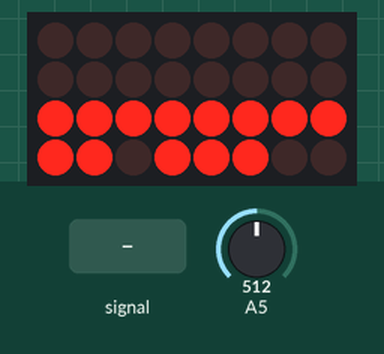
Simulated run of this sketch. Board: Arduino Uno, built with avr-gcc and run on an emulated ATmega328P. Parts: 8×4 LED matrix. Wiring (inferred from the names in the program): LED matrix (orientation assumed): rows A3, A2, A1, A0; columns pin 2, pin 3, pin 4, pin 5, pin 6, pin 7, pin 8, pin 9. The inputs (shaded band) are chosen by the test bench; at power-on: A5 = 512.

Above: at 1.2 s.
1.3 s: A5 fed a 200 Hz sine of ±81 counts around its level
At 2.5 s:
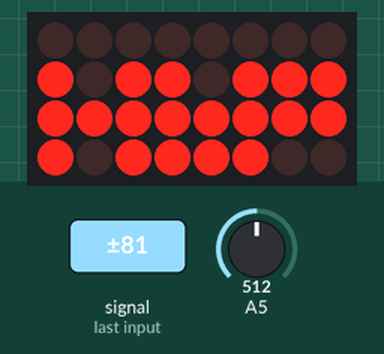
3.2 s: A5 set to 900
At 4.06 s:
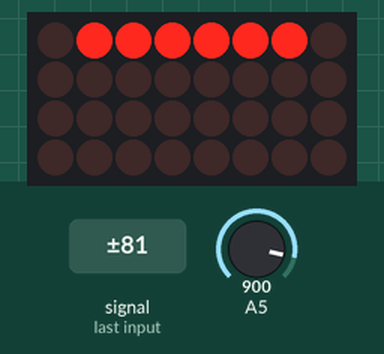
5.3 s: A5 set to 306
At 5.54 s:
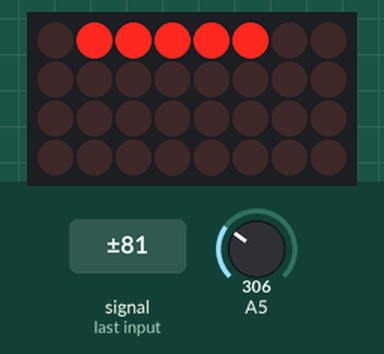
7.2 s: A5 fed a 1000 Hz sine of ±255 counts around its level
At 7.7 s:
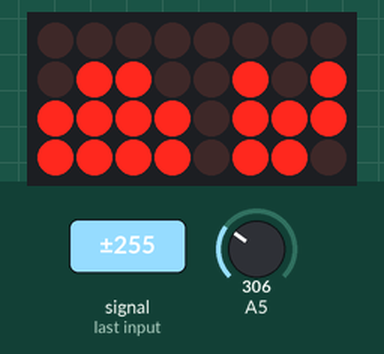
10.2 s: A5 fed a 2 Hz sine of ±306 counts around its level
At 10.78 s:
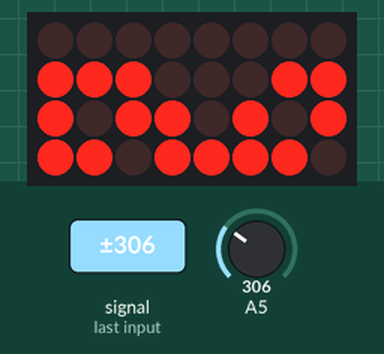
12.2 s: A5 fed a 50 Hz sine of ±306 counts around its level
At 12.32 s:
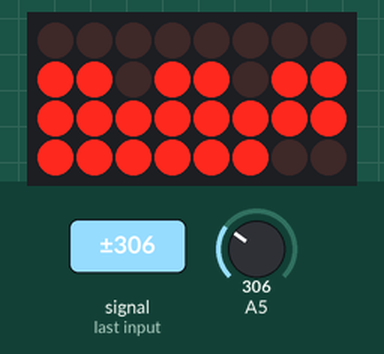

The sketch:

voltdips.ino
```cpp
#include <cstdlib>
#include <math.h>
#define _RESOLUTION 1000
/*----------------------------------------------------------------\
// Display code works as follows:                                 |
//A3 Volt units -> A0 mills                                       |
//                                                                |
//              2                                                 |
//           #######                                              |
//        7  #     #  3                                           |
//           #  8  #                                              |
//           #######                                              |
//           #     #                                              |
//        6  #     #  4                                           |
//           ####### # <- 9                                       |
//              5                                                 |
\----------------------------------------------------------------*/
float campioni = 0; //campioni di tensione
int tensione; //valore dela tensione

int SEG[8]={2, 3, 4, 5, 6, 7, 8, 9}; //array colonne
int Vp[4]={A3, A2, A1, A0}; //Tensione per ogni quadrante
boolean NMatrix[10][8] = {
  {1, 1, 1, 1, 1, 1, 0, 0},  //0
  {0, 1, 1, 0, 0, 0, 0, 0},  //1
  {1, 1, 0, 1, 1, 0, 1, 0},  //2
  {1, 1, 1, 1, 0, 0, 1, 0},  //3
  {0, 1, 1, 0, 0, 1, 1, 0},  //4
  {1, 0, 1, 1, 0, 1, 1, 0},  //5
  {0, 0, 1, 1, 1, 1, 1, 0},  //6
  {1, 1, 1, 0, 0, 0, 0, 0},  //7
  {1, 1, 1, 1, 1, 1, 1, 0},  //8
  {1, 1, 1, 1, 0, 1, 1, 0}}; //9

void setup()
{
  pinMode (9,OUTPUT); //puntino
  for(int i = 0; i <= 7; i++)
  {
    pinMode (SEG[i], OUTPUT);
    digitalWrite (SEG[i],HIGH);
  }
  for(int i = 0; i <= 4; i++)
  {
    pinMode (Vp[i], OUTPUT);
    digitalWrite (Vp[i], LOW);
  }
}

void loop()
{
  for(int i = 0; i < _RESOLUTION; i++)
  {
    campioni += (float)(analogRead(A5) * (float)(5.0 / 1.023));
  }
  tensione = (float)(campioni / _RESOLUTION);
  campioni = 0;
  update();
}

void update()
{
  byte voltageFigures[4] = {tensione / 1000, (tensione % 1000) / 100, (tensione % 100) / 10, tensione % 10};
  for(int i = 0; i < 4; i++)
  {
    for(int j = 0; j < 8; j++)
    {
      if(NMatrix[voltageFigures[i]][j])
        digitalWrite(SEG[j], LOW);
      else
        digitalWrite(SEG[j], HIGH);
      if(i == 1)
      {
        digitalWrite(SEG[7], LOW);
      }
      digitalWrite (Vp[i], HIGH);
      delay(2);
      digitalWrite (Vp[i], LOW);
    }
  }
}
```

Measured:
- after the input at 1.3 s, the display: first differs from a run without the input after 0.24 s (image 1 shows a later state)
- after the input at 3.2 s, the display: first changes after 0.08 s (image 2 shows a later state)
- after the input at 5.3 s, the display: first changes after 0.10 s (image 3 shows a later state)
- after the input at 7.2 s, the display: first changes after 0.12 s (image 4 shows a later state)
- after the input at 10.2 s, the display: first differs from a run without the input after 0.20 s (image 5 shows a later state)
- after the input at 12.2 s, the display: changes after 0.12 s (image 6)
